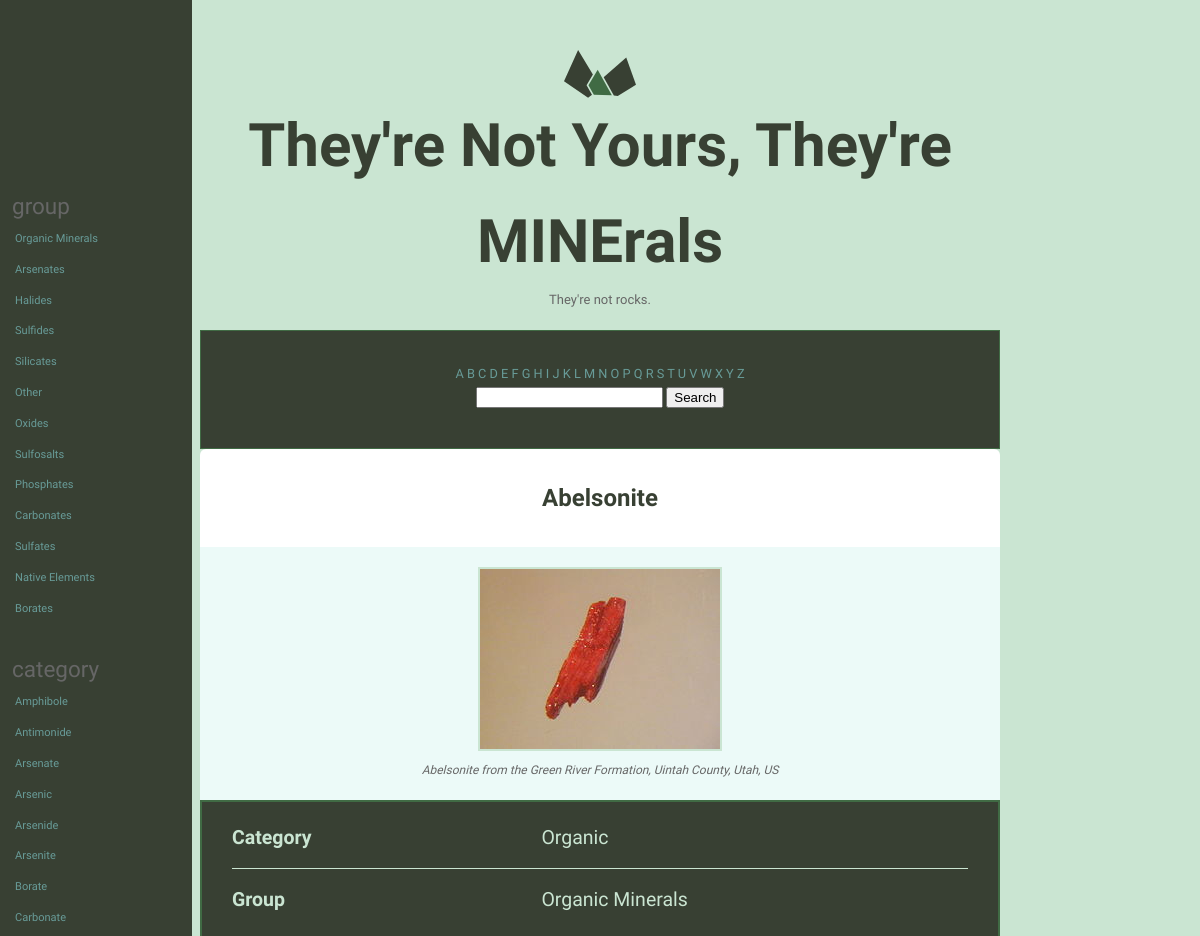
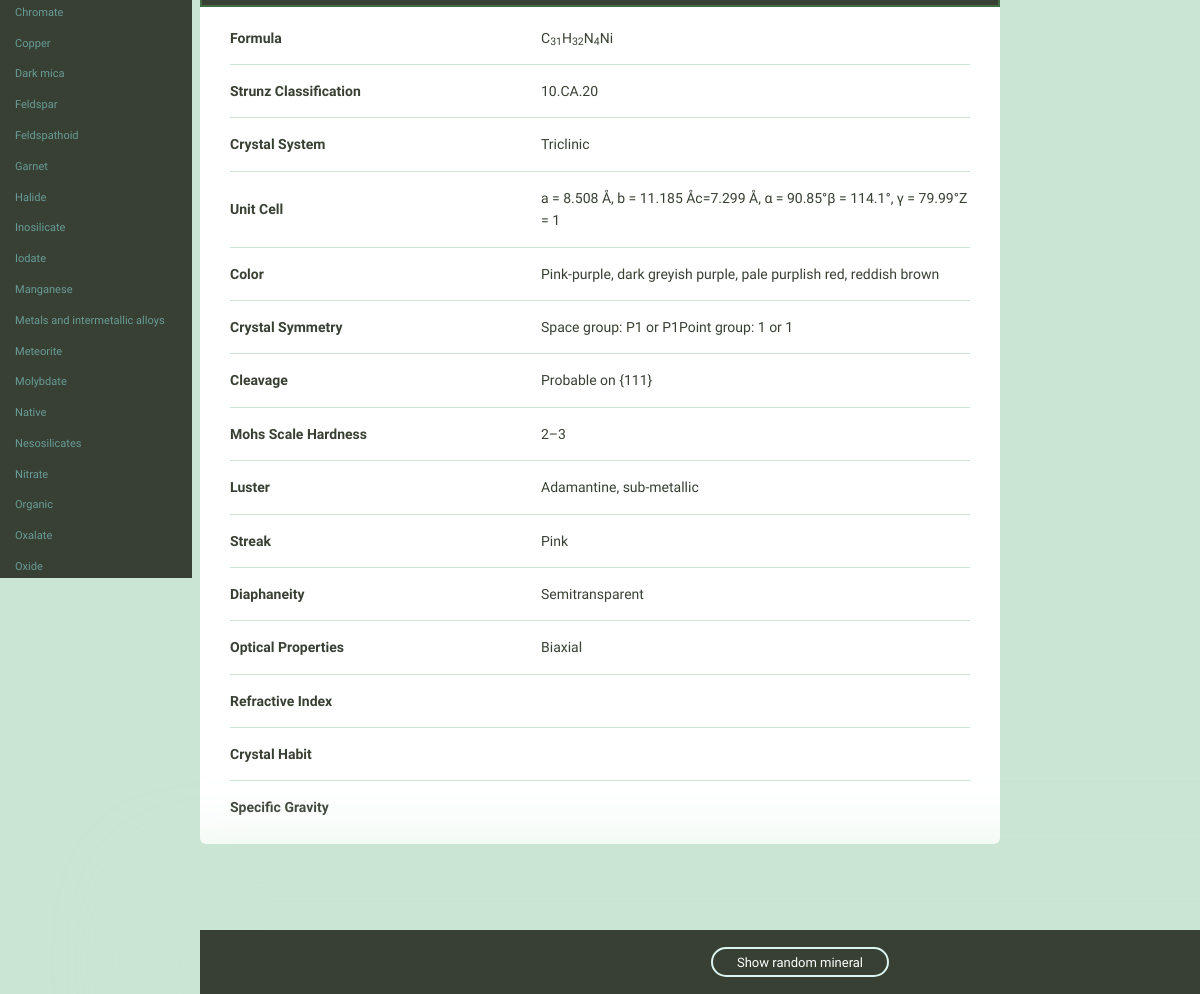
/catalog/mineral/1, run on the app's committed database (2 pictures, top to bottom).
### catalog/models.py (models this page shows, shortened)
class Mineral(models.Model):
    name = models.CharField(max_length=255)
    image_filename = models.CharField(max_length=255)
    image_caption = models.TextField()
    category = models.CharField(max_length=255)
    formula = models.CharField(max_length=255)
    strunz_classification = models.CharField(max_length=255)
    crystal_system = models.CharField(max_length=255)
    unit_cell = models.CharField(max_length=255)
    color = models.CharField(max_length=255)
    crystal_symmetry = models.CharField(max_length=255)
    cleavage = models.CharField(max_length=255)
    mohs_scale_hardness = models.CharField(max_length=255)
    luster = models.CharField(max_length=255)
    streak = models.CharField(max_length=255)
    diaphaneity = models.CharField(max_length=255)
    optical_properties = models.CharField(max_length=255)
    group = models.CharField(max_length=255)
    refractive_index = models.CharField(max_length=255,
                                        blank=True,
                                        default="")
    crystal_habit = models.CharField(max_length=255,
                                     blank=True,
                                     default="")
    specific_gravity = models.CharField(max_length=255,
                                        blank=True,
                                        default="")
    class Meta:
        ordering = ['name', ]
    def fieldnames_and_values(self):
        fields = self._meta.get_fields()
        data = {}
        for field in fields:
            data[field.name] = {
                'name': field.name.replace("_", " "),
                'value': getattr(self, field.name)
            }
        return data

### catalog/views.py (the view)
# urls.py: re_path('^mineral/(?P<mineral_id>\d+)', views.detail, name='detail'),
def detail(request, mineral_id):
    mineral = Mineral.objects.get(pk=mineral_id)
    exclude = ['id']
    top_section = ['name', 'image_filename', 'image_caption']
    highlighted = ['category', 'group']
    template = 'catalog/detail.html'
    context = {'mineral': mineral,
               'exclude': exclude,
               'top_section': top_section,
               'highlighted': highlighted,'filter_fields': FILTER_FIELDS}
    return render(request, template, context)

### catalog/templatetags/catalog_extras.py (called while the page is built)
@register.inclusion_tag('catalog/field_nav.html')
def nav_field_list(group_lookup, bolded):
    items = group_lookup.list
    items = [x.replace(' ', '_') for x in items]
    return {'field': group_lookup.name, 'items': items, 'bolded': bolded, 'range': range(len(items))}

@register.filter('deunderscore')
def deunderscore(text):
    return text.replace('_', ' ')

@register.filter('index')
def index(list, i):
    return list[int(i)]

### catalog/templates/catalog/detail.html (shortened to what this page needs)
{% extends 'layout.html' %}
{% load static %}
{% block custom_css %}
  <link rel="stylesheet" href="{% static 'catalog/css/catalog.css' %}">
{% endblock %}
{% block content %}
  <div class="grid-100 mineral__container">
    <h1 class="mineral__name">{{ mineral.name }}</h1>
    <div class="mineral__image-bg">
      {% with 'img/'|add:mineral.image_filename as image_path %}
        <img class="mineral__image" src="{% static image_path %}">
      {% endwith %}
      <p class="mineral__caption">{{ mineral.image_caption }}</p>
    </div>
    <div class="mineral__table-container container-highlighted">
        <table class="mineral__table table-highlighted">
            {% for key, value in mineral.fieldnames_and_values.items %}
            {% if key in highlighted %}
              <tr>
                <td class="mineral__category">{{ value.name|title }}</td>
                <td>{{ value.value|safe }}</td>
              </tr>
            {% endif %}
          {% endfor %}
        </table>
    </div>
    <div class="mineral__table-container">
      <table class="mineral__table">
        {% for key, value in mineral.fieldnames_and_values.items %}
          {% if key not in exclude and key not in top_section and key not in highlighted %}
            <tr>
              <td class="mineral__category">{{ value.name|title }}</td>
              <td>{{ value.value|safe }}</td>
            </tr>
          {% endif %}
        {% endfor %}
      </table>
    </div>
  </div>
{% endblock %}

### templates/layout.html (shortened to what this page needs)
<!doctype html>
{% load static from staticfiles %}
{% load catalog_extras %}
<html lang="en">
  <head>
    <link rel="stylesheet" href="{% static 'css/global.css' %}">
    {% block custom_css %}{% endblock %}
  </head>
  <body>
    <div id="sidebar-left">
      {% for groupname, grouplookup in filter_fields.items %}
        <span class="sidebar-menuitem-title">{{ groupname }}</span>
        <ul class="sidebar-menuitem-value">
            {% nav_field_list grouplookup bolded %}
        </ul>
      {% endfor %}
    </div>
    <div class="bounds">
      <div class="grid-100">
        <a href="{% url 'catalog:index' %}">
          <h1 class="logo__name text-centered">They're Not Yours, They're MINErals</h1>
        </a>
        <p class="logo__text text-centered">They're not rocks.</p>
      </div>
      <div>
        <div class="text-centered">
          <div class="menu top-menu">
            {% for letter in 'ABCDEFGHIJKLMNOPQRSTUVWXYZ' %}
              <span class="{% if letter in bolded %}bold{%else%}nonbold{% endif %}">
                <a href="{% url 'catalog:initial_letter' letter=letter %}">{{ letter }}</a>
              </span>
            {% endfor %}
            <form action="{% url 'catalog:search' %}" class="menu search-menu">
              <ul>
                <li><input type="search" name="q"></li>
                <li><button type="button">Search</button></li>
              </ul>
            </form>
          </div>
        </div>
      </div>
      {% block content %}
      {% endblock %}
      <div class="minerals__random">
        <a class="minerals__anchor" href="{% url 'catalog:random' %}">Show random mineral</a>
      </div>
    </div>
  </body>
</html>

### catalog/templates/catalog/field_nav.html
{% load catalog_extras %}
{% for i in range %}
  {% with items|index:i|deunderscore as item %}
    <li><a href="{% url 'catalog:group' field=field index=i %}">
      <span class="{% if item in bolded %}bold{% else %}nonbold{% endif %}">
        {{ item }}
      </span>
    </a></li>
  {% endwith %}
{% endfor %}

### assets/css/global.css (style rules this page uses)
html { font-family: sans-serif; -ms-text-size-adjust: 100%; -webkit-text-size-adjust: 100%; }
body { margin: 0; }
a { background-color: transparent; }
h1 { font-size: 2em; margin: 0.67em 0; }
sub { font-size: 75%; line-height: 0; position: relative; vertical-align: baseline; bottom: -0.25em; }
img { border: 0; }
svg:not(:root) { overflow: hidden; }
input { color: inherit; font: inherit; margin: 0; }
input { line-height: normal; }
input[type="search"] { -webkit-appearance: textfield; -moz-box-sizing: content-box; -webkit-box-sizing: content-box; box-sizing: content-box; }
table { border-collapse: collapse; border-spacing: 0; }
td, th { padding: 0; }
html { font-size: 62.5%; }
body { background-color: #CAE5D2; font-size: 1.5em; line-height: 1.6; font-weight: 400; font-family: "Cousine"; color: #666; }
.bounds { max-width: 800px; margin: 0 auto; padding: 50px 0 150px; overflow: hidden; }
.grid, .grid-5, .grid-10, .grid-15, .grid-20, .grid-25, .grid-30, .grid-33, .grid-35, .grid-40, .grid-45, .grid-50, .grid-55, .grid-60, .grid-65, .grid-66, .grid-70, .grid-75, .grid-80, .grid-90, .grid-95, .grid-100 { float: left; box-sizing: border-box; position: relative; }
.grid-100 { width: 100%; padding: 0 15px; }
h1, h2, h3, h4, h5, h6 { margin-top: 0; margin-bottom: 2rem; font-weight: bold; font-family: "Work Sans", sans-serif; color: #384033; }
h1 { font-size: 3.8rem; }
@media (min-width: 550px) { h1 { font-size: 3.8rem; } }
p { margin-top: 0; font-size: 1.6rem; }
a { color: #689b98; text-decoration: none; -webkit-transition: color 0.2s; -moz-transition: color 0.2s; -ms-transition: color 0.2s; -o-transition: color 0.2s; transition: color 0.2s; }
ul { list-style: circle inside; padding-left: 0; margin-top: 0; }
li { margin-bottom: 1rem; font-size: 1.3rem; }
th, td { padding: 15px; text-align: left; border-bottom: 1px solid #e1e1e1; }
th:first-child, td:first-child { padding-left: 0; }
th:last-child, td:last-child { padding-right: 0; }
input { margin-bottom: 1.5rem; }
table, p, ul { margin-bottom: 2.5rem; }
.text-centered { text-align: center; }
.logo { display: block; fill: #384033; position: relative; margin: 0 auto; width: 72px; }
.logo__name { margin-bottom: 0; }
.logo__text { margin-bottom: 50px; font-size: 13px; }
.minerals__anchor { border: solid 2px #DCF5F2; border-radius: 100px; color: #384033; display: block; font-size: 13px; text-align: center; padding: 8px 0 7px 0; width: 100%; transition: background-color 200ms ease-in-out, font-weight 200ms ease-in-out, color 200ms ease-in-out; }
.minerals__random { background-color: #384033; box-shadow: 0 0 100px 50px #CAE5D2; color: #fff; padding: 20px 0 20px 0; position: fixed; bottom: 0; text-align: center; width: 100%; }
.minerals__random .minerals__anchor { display: inline; color: #fff; padding: 6px 24px 5px 24px; }
.mineral__container { background-color: #fff; border-radius: 6px; list-style: none; padding: 0; text-align: center; }
.mineral__name { display: block; width: 100%; margin: 0; font-size: 24px; padding: 30px 0 30px 0; }
.mineral__image { display: block; margin: 0 auto; border: solid 2px #CAE5D2; }
.mineral__image-bg { background-color: #ecfaf8; padding: 20px 0; }
.mineral__caption { font-size: 12px; font-style: italic; padding: 10px 0 0 0; margin: 0; }
.mineral__table { font-size: 14px; color: #384033; }
.mineral__table td { border-color: #CAE5D2; }
.mineral__table tr:last-of-type td { border-bottom: none; padding-bottom: 0; }
.mineral__table-container { padding: 5px 30px 0; }
.mineral__category { font-weight: bold; width: 40%; }

### catalog/static/catalog/css/catalog.css (style rules this page uses)
.table-highlighted { width: 100%; font-size: 1.3em; color: #CAE5D2; }
.container-highlighted { border: 2px solid #406b44; background-color: #384033; color: white; }
h1 { font-size: 4em; font-weight: 800; }
span.nonbold { font-weight: 100; font-size: 0.85em; }
#sidebar-left { height: 66%; width: 15%; position: fixed; z-index: 1; top: 0; left: 0; overflow-x: hidden; background-color: #384033; padding-top: 15%; padding-bottom: 5%; padding-left: 1%; font-size: 2em; }
.sidebar-menuitem-title { font-size: 0.75em; }
#sidebar-left li { padding-left: 3px; list-style: none; }
.top-menu { padding: 0; margin-top: 35%; border: 1px solid #406b44; background-color: #384033; }
.search-menu { list-style: none; }
form.search-menu { display: inline; }
.search-menu li { display: inline; }

### data on the page
Mineral: name "Abelsonite", image_caption "Abelsonite from the Green River Formation, Uintah County, Utah, US", value "Organic" "Organic Minerals", value "C 31 H 32 N 4 Ni" "10.CA.20" "Triclinic" "a = 8.508 Å, b = 11.185 Åc=7.299 Å, α = 90.85°β = 114.1°, γ = 79.99°Z = 1" "Pink-purple, dark greyish purple, pale purplish red, reddish brown" "Space group: P1 or P1Point group: 1 or 1" "Probable on {111}" "2–3" "Adamantine, sub-metallic" "Pink" "Semitransparent" "Biaxial"

### other printed values
{{ groupname }} "group" "category"
{{ item }} "Organic Minerals" "Arsenates" "Halides" "Sulfides" "Silicates" "Other" "Oxides" "Sulfosalts" "Phosphates" "Carbonates" "Sulfates" "Native Elements" "Borates" "Amphibole" "Antimonide" "Arsenate" "Arsenic" "Arsenide" "Arsenite" "Borate" "Carbonate" "Chromate" "Copper" "Dark mica" "Feldspar" "Feldspathoid" "Garnet" "Halide" "Inosilicate" "Iodate" "Manganese" "Metals and intermetallic alloys" "Meteorite" "Molybdate" "Native" "Nesosilicates" "Nitrate" "Organic" "Oxalate" "Oxide"
{{ letter }} "A" "B" "C" "D" "E" "F" "G" "H" "I" "J" "K" "L" "M" "N" "O" "P" "Q" "R" "S" "T" "U" "V" "W" "X" "Y" "Z"
{{ value.name|title }} "Category" "Group"
{{ value.name|title }} "Formula" "Strunz Classification" "Crystal System" "Unit Cell" "Color" "Crystal Symmetry" "Cleavage" "Mohs Scale Hardness" "Luster" "Streak" "Diaphaneity" "Optical Properties" "Refractive Index" "Crystal Habit" "Specific Gravity"
